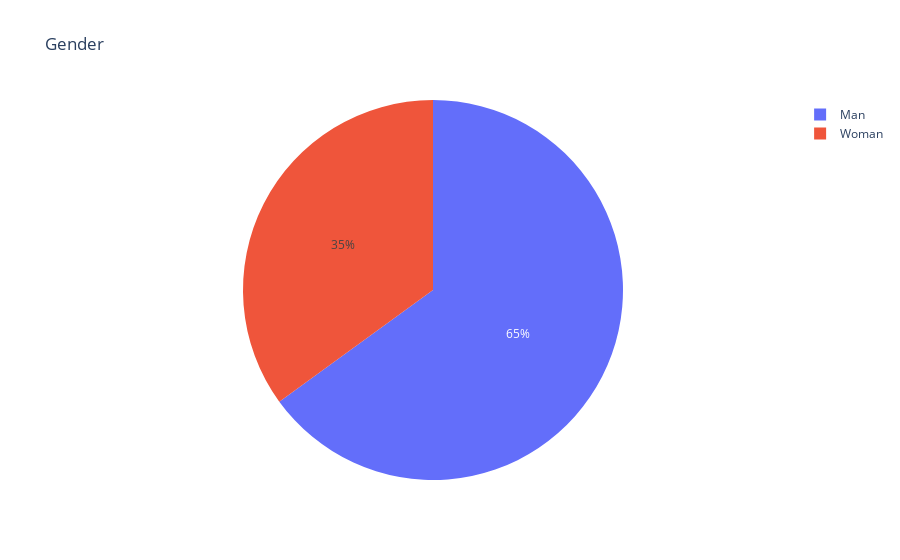

Here is the notebook cell this chart was saved with:
### Code cell
#import plotly.express as px

df_use['count']=1

filtered_list = [1]

subset = df_use[df_use["status"].isin(filtered_list)]
subset

fig = px.pie(subset, values='count', names='gender', title='Gender')

fig.write_html(f'../graphs/2_pie_gender.html', include_plotlyjs="cdn")

fig.show()

### Figure 1 — Plotly figure (JSON) as saved in the notebook; plotly's stock layout.template omitted (floating-point values rounded to 4 significant figures)
{"data": [{"domain": {"x": [0, 1], "y": [0, 1]}, "hovertemplate": "gender=%{label}<br>count=%{value}<extra></extra>", "labels": ["Man", "Man", "Woman", "Woman", "Man", "Man", "Man", "Man", "Woman", "Woman", "Man", "Man", "Man", "Man", "Woman", "Man", "Man", "Woman", "Man", "Man", "Man", "Man", "Man", "Woman", "Woman", "Woman", "Man", "Man", "Woman", "Man", "Woman", "Woman", "Man", "Man", "Man", "Woman", "Man", "Man", "Woman", "Man"], "legendgroup": "", "name": "", "showlegend": true, "type": "pie", "values": [1, 1, 1, 1, 1, 1, 1, 1, 1, 1, 1, 1, 1, 1, 1, 1, 1, 1, 1, 1, 1, 1, 1, 1, 1, 1, 1, 1, 1, 1, 1, 1, 1, 1, 1, 1, 1, 1, 1, 1]}], "layout": {"legend": {"tracegroupgap": 0}, "title": {"text": "Gender"}}}
